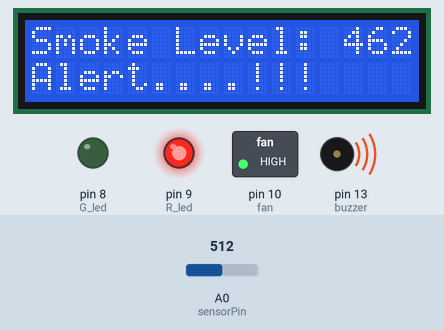
Simulated run of this sketch. Board: Arduino Uno, built with avr-gcc and run on an emulated ATmega328P. Shown: 16×2 character LCD, switched loads named in the sketch (green lamp = pin HIGH), output pins drawn as LEDs (lit = HIGH), buzzer (waves = sounding, pin HIGH). The test bench sets the inputs (shaded band); at power-on: A0 (sensorPin) = 512.

Above: at 3.2 s.
3.3 s: A0 (sensorPin) set to 104
At 5.4 s:
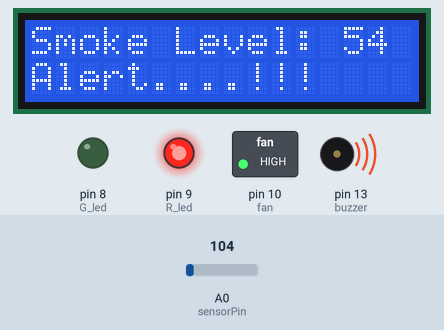
5.7 s: A0 (sensorPin) set to 93
At 7.6 s:
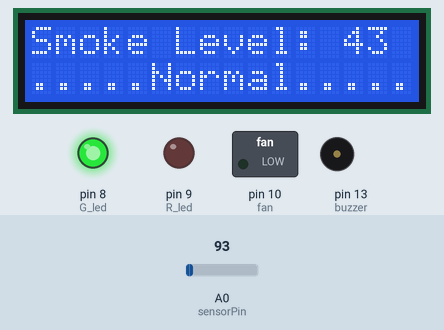
7.9 s: A0 (sensorPin) set to 122
At 8.8 s:
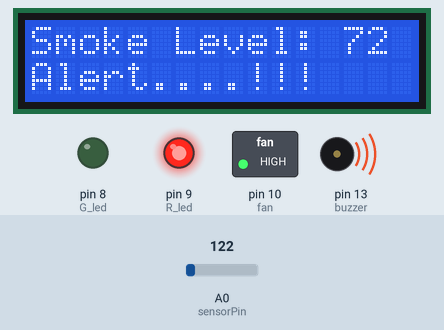
Timing chart, 0 to 10.9 s (numbered marks = the images above; inputs shaded):
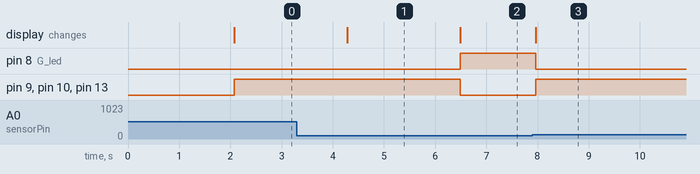

Measured:
- the behaviour switches between 100 and 99 on A0 (sensorPin) (found by bisection; images 1 and 2)
- after the input at 3.3 s, the display: changes after 0.98 s (image 1)
- after the input at 5.7 s, pin 8 (G_led): LOW → HIGH after 0.79 s; pin 9 (R_led), pin 10 (fan), pin 13 (buzzer): HIGH → LOW after 0.79 s; the display: changes after 0.79 s (image 2)
- after the input at 7.9 s, pin 8 (G_led): HIGH → LOW after 0.06 s; pin 9 (R_led), pin 10 (fan), pin 13 (buzzer): LOW → HIGH after 0.06 s; the display: changes after 0.06 s (image 3)

The sketch:

Group_1_Gas_Sensor_code.ino
```cpp
#include <LiquidCrystal.h>
LiquidCrystal lcd(2, 3, 4, 5, 6, 7);

int sensorPin = A0; // choose the input pin (for GAS sensor)
int buzzer = 13; // choose the pin for the Buzzer
int G_led = 8; // choose the pin for the Green LED
int R_led = 9; // choose the pin for the Red Led
int fan = 10; // choose the pin for the fan


int read_value; // variable for reading the gaspin status
int set = 50;  // we start, assuming Smoke detected

void setup(){
pinMode(sensorPin, INPUT); // declare sensor as input
pinMode(buzzer,OUTPUT); // declare Buzzer as output
pinMode(R_led,OUTPUT); // declare Red LED as output
pinMode(G_led,OUTPUT); // declare Green LED as output
pinMode(fan,OUTPUT);  // declare Fan as output

lcd.begin(16, 2);
lcd.setCursor(0,0);
lcd.print(" WELCOME To ");
lcd.setCursor(0,1);
lcd.print("  GAS Detector  ");
delay(2000);
lcd.clear();
}

void loop()
{
  read_value = (analogRead(sensorPin)); // read input value

  read_value = read_value - 50;
  if(read_value<0){read_value=0;}

  lcd.setCursor(0, 0);
  lcd.print("Smoke Level: ");
  lcd.print(read_value);
  lcd.print("  ");

  if(read_value>set){ // check if the Smoke variable is High
    lcd.setCursor(0, 1);
    lcd.print("Alert....!!!    ");
    digitalWrite(buzzer, HIGH); // Turn LED on.
    digitalWrite(R_led, HIGH);  // Turn RED LED ON
    digitalWrite(fan, HIGH);// Turn LED on.
    digitalWrite(G_led, LOW); // Turn LED off.
    delay(1000);
  }

  if(read_value<set){ // check if the Smoke variable is Low
  lcd.setCursor(0, 1);
  lcd.print(".....Normal.....");
  digitalWrite(buzzer, LOW); // Turn LED on.
  digitalWrite(R_led, LOW);
  digitalWrite(fan, LOW); // Turn LED on.
  digitalWrite(G_led, HIGH); // Turn LED on.
  }
  delay(100);
}
```
